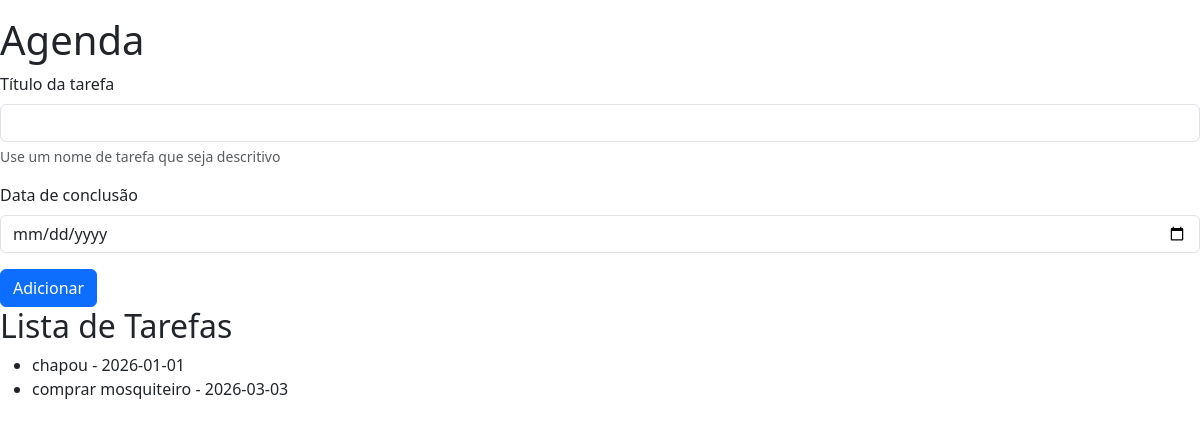
Page /agenda on the earlier database version.
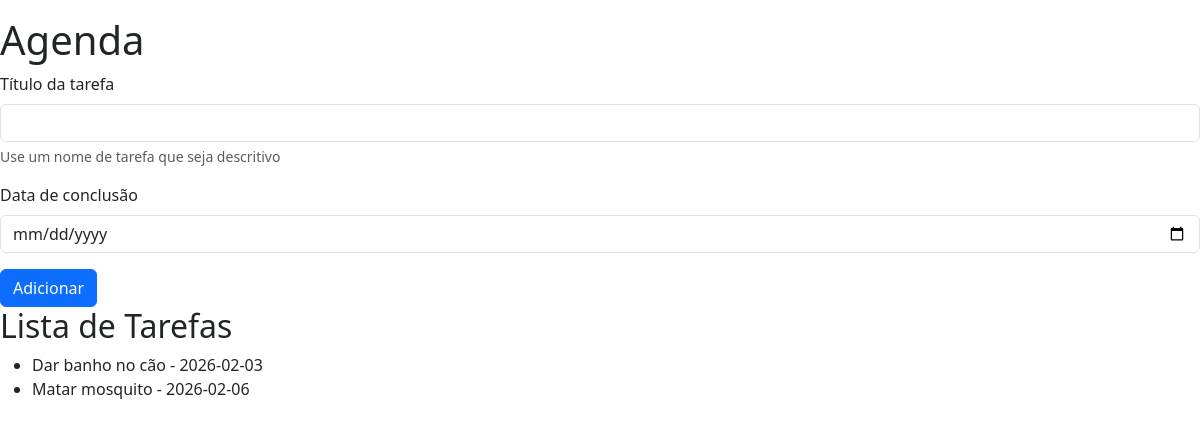
Same page on the later database version.
### tables this page shows
CREATE TABLE tarefas(
                id INTEGER PRIMARY KEY AUTOINCREMENT, 
                titulo_tarefa TEXT NOT NULL,
                data_conclusao TEXT);

### app.py (the view)
@app.route('/agenda', methods=['GET', 'POST'])
def agenda():
    tarefas = None
    if request.method == 'POST':
        titulo_tarefa = request.form['titulo-tarefa']
        data_conclusao = request.form['data-conclusao']
        tarefa = Tarefa(titulo_tarefa, data_conclusao)
        tarefa.salvar_tarefa()
    tarefas = Tarefa.obter_tarefas()
    return render_template('agenda.html', titulo='Agenda', tarefas=tarefas)

### models/database.py (called while the page is built)
    def executar(self, query: str, params: tuple = ()) -> Cursor:
        self.cursor.execute(query, params)
        self.connection.commit()
        return self.cursor

    def buscar_tudo(self, query: str, params: tuple = ()) -> list[Any]:
        self.cursor.execute(query, params )
        return self.cursor.fetchall()

    def close(self) -> None:
        self.connection.close()

    def __enter__(self):
        return self

    def __exit__(self, exc_type, exc_value, traceback):
        self.close()

### models/tarefa.py (called while the page is built)
    @staticmethod
    def obter_tarefas() -> list[Any]:
        with Database('./data/tarefas.sqlite3') as db:
            query: str = 'SELECT titulo_tarefa, data_conclusao FROM tarefas;'
            resultados: list[Any] = db.buscar_tudo(query)
            tarefas: list[Any] = [Tarefa(titulo, data) for titulo, data in resultados]
            return tarefas

### templates/agenda.html
{% extends "base.html"%}
{% block content %}
    <form method="POST">
        <div class="mb-3">
            <label for="titulo-tarefa" class="form-label">Título da tarefa</label>
            <input type="text" class="form-control" name="titulo-tarefa" id="titulo-tarefa" aria-describedby="ajudaNomeTarefa" required>
            <div id="ajudaNomeTarefa" class="form-text">Use um nome de tarefa que seja descritivo</div>
        </div>
        <div class="mb-3">
            <label for="data-conclusao" class="form-label">Data de conclusão</label>
            <input type="date" class="form-control" name="data-conclusao" id="data-conclusao">
        </div>
        <button type="submit" class="btn btn-primary">Adicionar</button>
    </form>
    <h2>Lista de Tarefas</h2>
    {% if tarefas %}
        <ul>
            {% for tarefa in tarefas %}
                <li>{{ tarefa.titulo_tarefa}} - {{tarefa.data_conclusao }}</li>
            {% endfor %}
        </ul>
    {% else %}
        <p>Nenhuma tarefa cadastrada</p>
    {% endif %}
{% endblock %}

### templates/base.html (shortened to what this page needs)
<!DOCTYPE html>
<html lang="pt-br">
<head>
    <link rel="stylesheet" href="{{url_for('static', filename='style.css')}}">
    <link href="https://cdn.jsdelivr.net/npm/bootstrap@5.3.8/dist/css/bootstrap.min.css"
          rel="stylesheet"
    >
</head>
<body>
    <h1 class="mt-3">{{ titulo }}</h1>
    {% block content %}{% endblock %}
</body>
</html>

Differences in the rows shown:
removed tarefas: titulo_tarefa "chapou", data_conclusao "2026-01-01"
removed tarefas: titulo_tarefa "comprar mosquiteiro", data_conclusao "2026-03-03"
added tarefas: titulo_tarefa "Dar banho no cão", data_conclusao "2026-02-03"
added tarefas: titulo_tarefa "Matar mosquito", data_conclusao "2026-02-06"
